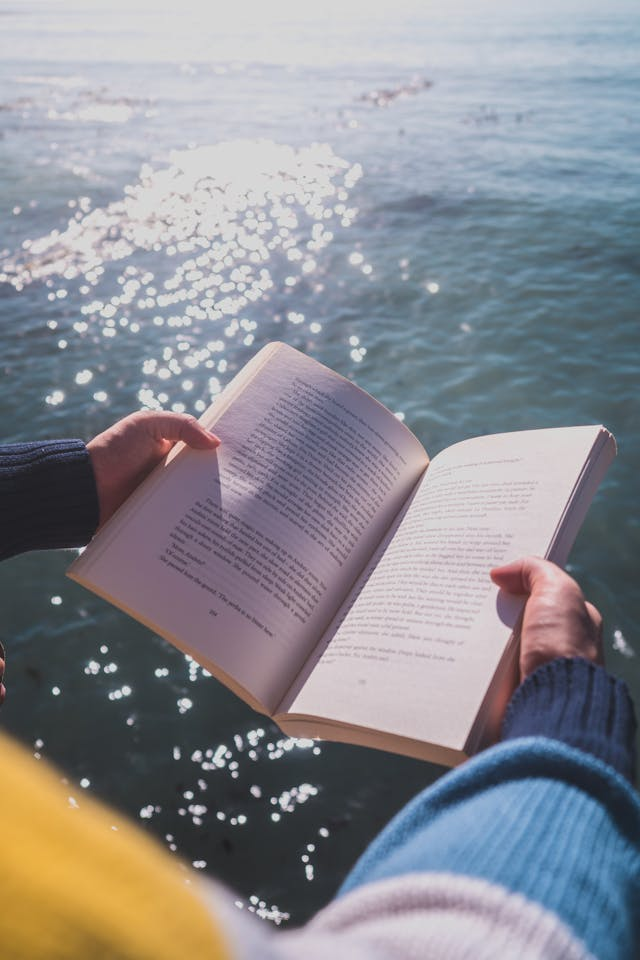
#> input picture book.jpg, 640 x 960 px
$ jupyter execute '17. OpenCV_나도코딩-(경계선 검출, Canny).ipynb'
#> lines starting #> are read from the running program, lines starting #| are printed output that depends on the picture; after the words box and inside, x2 and y2 are one past the last pixel; in counts of white or black regions, pixels touching at a corner belong together
# 17. 경계선 검출

### Canny Edge Detection

[cell 1]
import cv2

def empty(pos):
    pass

img = cv2.imread('book.jpg', cv2.IMREAD_GRAYSCALE)
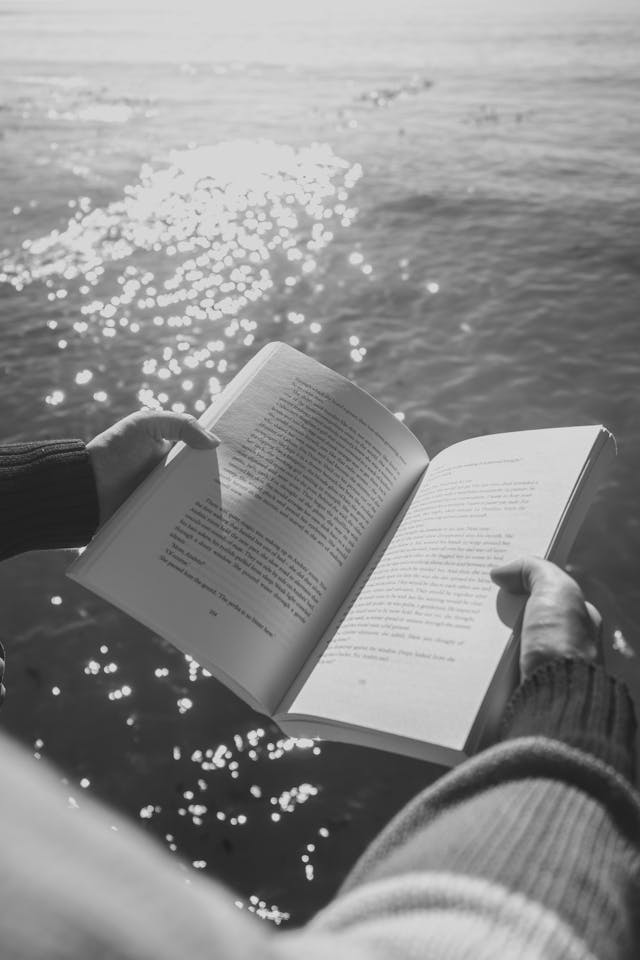
#> img: shape (960, 640); min 17, max 233, mean 140.4

name = "Track"
cv2.namedWindow(name)

cv2.createTrackbar("block_size", name, 25, 200, empty) # 1보다 큰 홀수
cv2.createTrackbar("c", name, 0, 20, empty) # 양수

while True:
    block_size = cv2.getTrackbarPos("block_size", name)
    c = cv2.getTrackbarPos("c", name)

    if block_size == 0 or block_size == 1:
        block_size = 3

    if block_size % 2 == 0:
        block_size += 1

    binary = cv2.adaptiveThreshold(img, 255, cv2.ADAPTIVE_THRESH_MEAN_C, cv2.THRESH_BINARY, block_size, c)
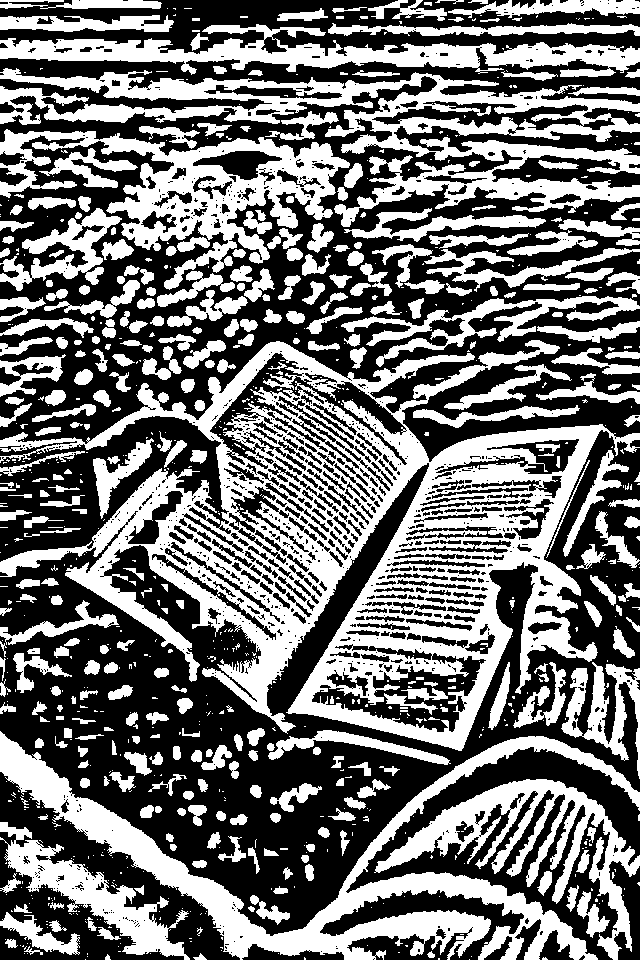
#> binary: shape (960, 640); 44.3% white; 881 white regions (533 under 20 px), largest, box (x1, y1, x2, y2) and area: (0, 340, 640, 751) 81306, (0, 68, 640, 227) 27352, (0, 731, 640, 960) 26545

    cv2.imshow(name, binary)
    if cv2.waitKey(1) == ord('q'):
#> (key q is pressed here)
        break

cv2.destroyAllWindows()

[cell 2]
import cv2

def empty(pos):
    pass

name = "Trackbar"
cv2.namedWindow(name)
cv2.createTrackbar("Low", name, 0, 255, empty)
cv2.createTrackbar("Hight", name, 0, 255, empty)

while True:
    low = cv2.getTrackbarPos("Low", name)
    high = cv2.getTrackbarPos("Hight", name)

    img = cv2.imread('book.jpg', cv2.IMREAD_GRAYSCALE)
    canny = cv2.Canny(img, low, high)
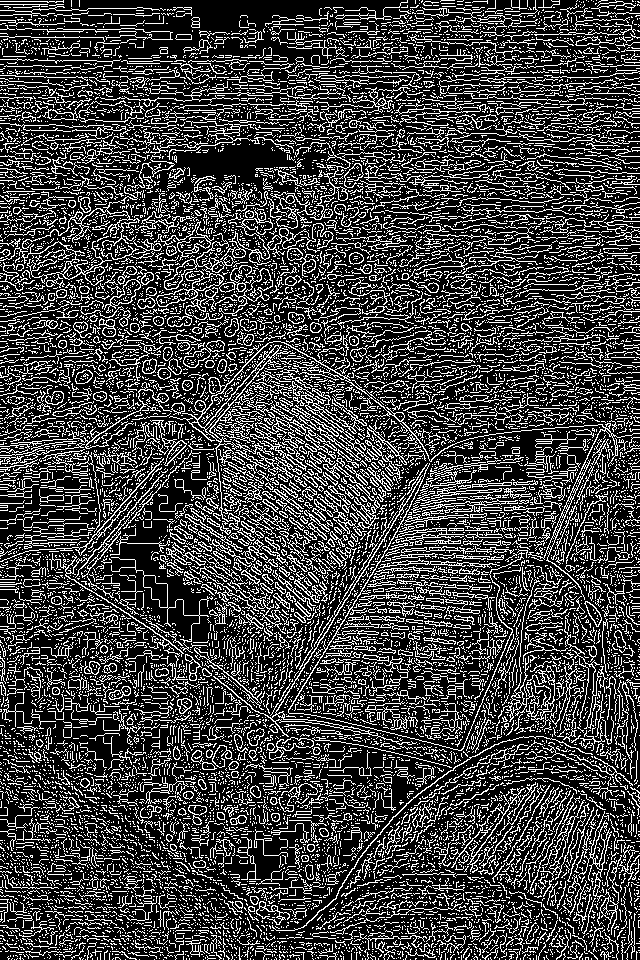
#> canny: shape (960, 640); 25.3% white in thin lines or dots

    cv2.imshow(name, canny)
    if cv2.waitKey(1) == ord('q'):
#> (key q is pressed here)
        break

cv2.destroyAllWindows()

$ run again, with img.jpg copied over book.jpg
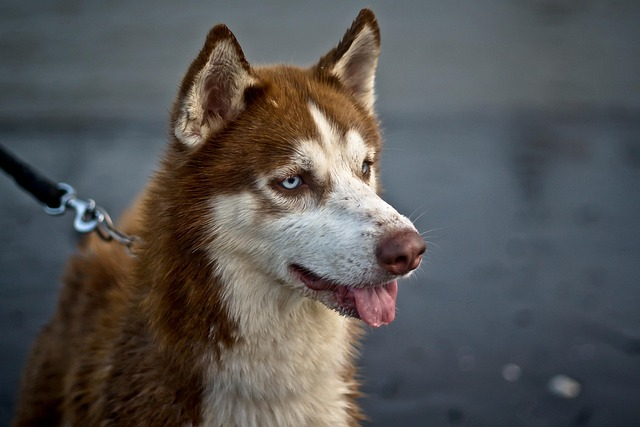
#> input picture img.jpg, 640 x 427 px
#> `binary = cv2.adaptiveThreshold(img, 255, cv2.ADAPTIVE_THRESH_MEAN_C, c..`:
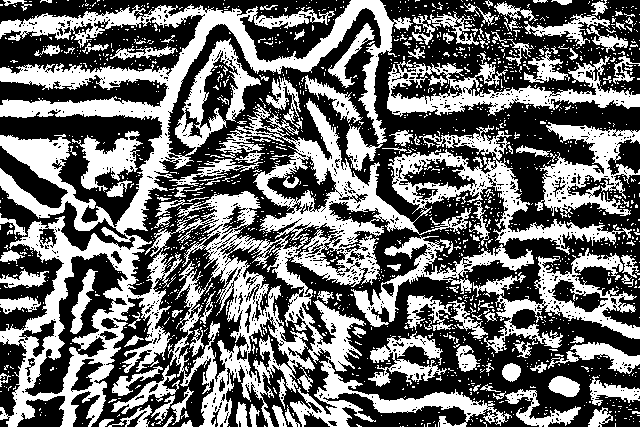
#> binary: shape (427, 640); 42.8% white; 1606 white regions (1469 under 20 px), largest, box (x1, y1, x2, y2) and area: (0, 0, 632, 427) 69449, (387, 56, 640, 117) 5313, (473, 248, 640, 353) 4913
#> `canny = cv2.Canny(img, low, high)`:
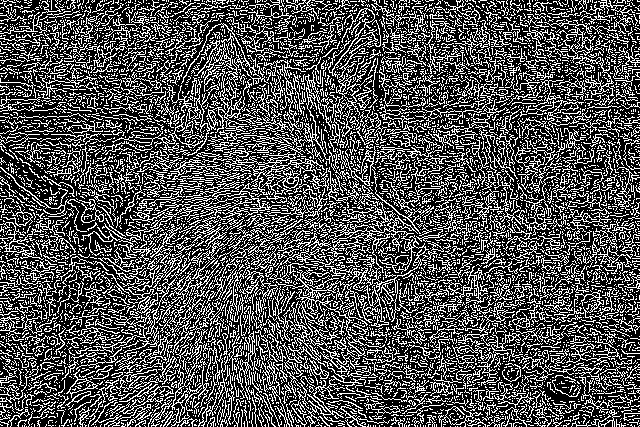
#> canny: shape (427, 640); 32% white in thin lines or dots
